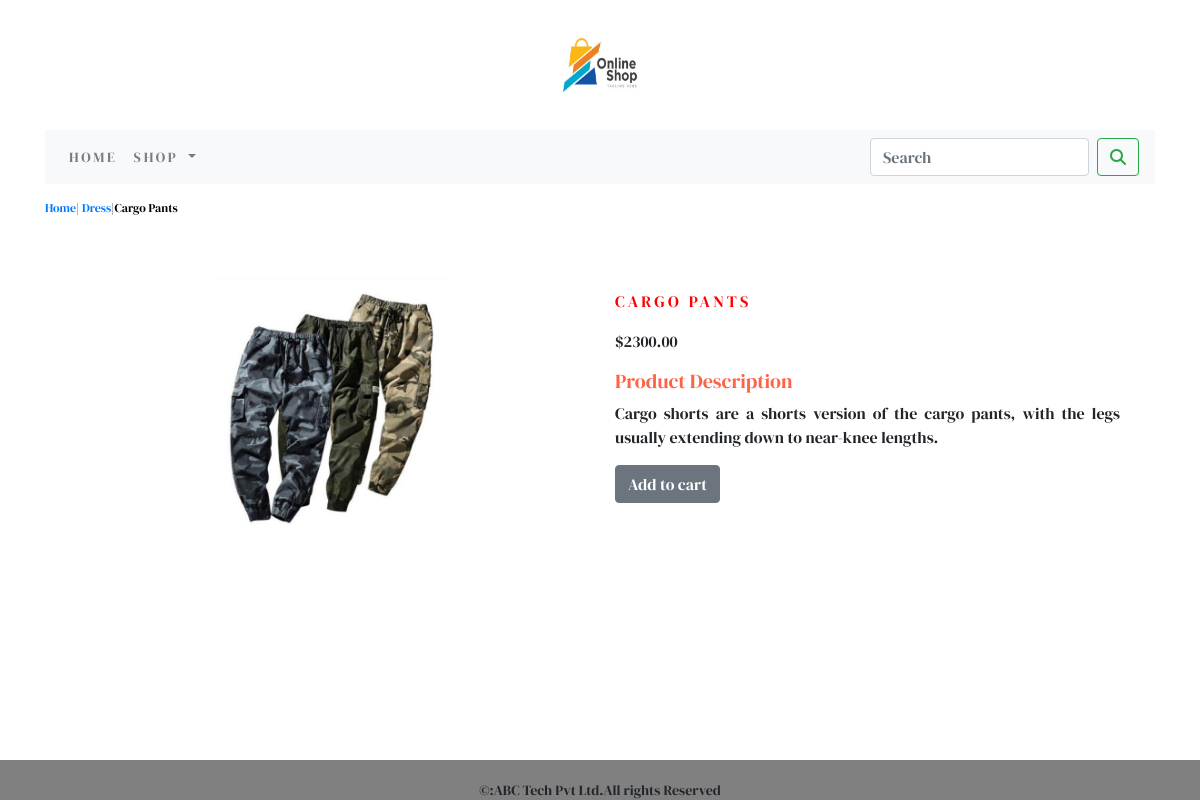
/dress/cargo-pants/, run on the app's committed database.
### shop/models.py (models this page shows, shortened)
class Product(models.Model):
    name=models.CharField(max_length=250,unique=True)
    slug=models.SlugField(max_length=250,unique=True)
    description=models.TextField(blank=True)
    price=models.DecimalField(max_digits=10,decimal_places=2)
    category=models.ForeignKey(Category,on_delete=models.CASCADE)
    image=models.ImageField(upload_to='product',blank=True)
    stock=models.IntegerField()
    available=models.BooleanField(default=True)
    created=models.DateTimeField(auto_now_add=True)
    updated=models.DateTimeField(auto_now=True)
    class Meta:
        ordering=('name',)
        verbose_name='product'
        verbose_name_plural='products'

class Category(models.Model):
    name=models.CharField(max_length=250,unique=True)
    slug=models.SlugField(max_length=250,unique=True)
    description=models.TextField(blank=True)
    image=models.ImageField(upload_to='category',blank=True)
    class Meta:
        ordering=('name',)
        verbose_name='category'
        verbose_name_plural='categories'
    def get_url(self):
        return reverse('shop:product_by_category',args=[self.slug])
    def __str__(self):
        return '{}'.format(self.name)

### shop/views.py (the view)
# urls.py: path('<slug:c_slug>/<slug:product_slug>/',views.proDetails,name='prodCatdetail'),
def proDetails(request,c_slug,product_slug):
    try:
        product=Product.objects.get(category__slug=c_slug,slug=product_slug)
    except Exception as e:
        raise e
    return render(request,'product.html',{'product':product})

### cartapp/context_processors.py (called while the page is built)
def counter(request):
    item_count=0
    if 'admin' in request.path:
        return {}
    else:
        try:
            cart=Cart.objects.filter(cart_id=_cart_id(request))
            cart_items=CartItem.objects.all().filter(cart=cart[:1])
            for cart_item in cart_items:
                item_count += cart_item.quantity
        except Cart.DoesNotExist:
            item_count=0
    return dict(item_count=item_count)

### cartapp/views.py (called while the page is built)
def _cart_id(request):
    cart=request.session.session_key
    if not cart:
        cart=request.session.create()
    return cart

### shop/context_processors.py (called while the page is built)
def menu_links(request):
    links=Category.objects.all()
    return dict(links=links)

### templates/product.html (shortened to what this page needs)
{% extends 'base.html' %}
{% load static %}
{% block content %}
<div class="container">
<div class="row my_prod_row_class">
    <div class="mx_auto">
        <p><a href="{% url 'shop:allProdCat' %}">Home</a>| <a href="{{product.category.get_url}}">{{product.category}}</a>|{{product.name}}</p>
    </div>
</div>
</div>
<div class="container">
<br>
<div class="row">
    <div class="col-12 col-sm-12 col-md-12 col-lg-6 text-center">
        <div style="min-width:15rem;">
            <img src="{{product.image.url}}" alt="{{product.name}}" width="250" height="250">
        </div>
    </div>
    <div class="col-12 col-sm-12 col-md-12 col-lg-6">
        <div>
            <h2 class="my_prod_title">{{product.name}}</h2>
            <p>${{product.price}}</p>
            <h5 style="color:tomato;">Product Description</h5>
            <p class="text-justify my_prod_text">{{product.description}}</p>
            {% if product.stock <= 0 %}
            <p class="text-justify my_prod_text"><b>Out of stock</b></p>
            {% else %}
            <a class="btn btn-secondary" href="{% url 'cartapp:add_cart' product.id %}">Add to cart</a>
            {% endif %}
        </div>
    </div>
</div>
</div>
{% endblock %}

### static/css/custom.css (style rules this page uses)
.my_prod_row_class { padding-top:15px; padding-bottom:20px; }
.my_prod_row_class .mx_auto { color:#000; font-size:12px; text-decoration:none; }
.my_prod_title { color:red; font-size:16px; text-transform:uppercase; letter-spacing:.2em; padding-top:15px; padding-bottom:10px; }
.my_prod_text { padding-right:20px; }

### templates/base.html (style rules this page uses)
body { font-family: 'DM Serif Display', serif; height:500px; }

### data on the page
Product: category "Dress", name "Cargo Pants", image (picture), name "CARGO PANTS", price "2300.00", description "Cargo shorts are a shorts version of the cargo pants, with the legs usually extending down to near-knee lengths."
